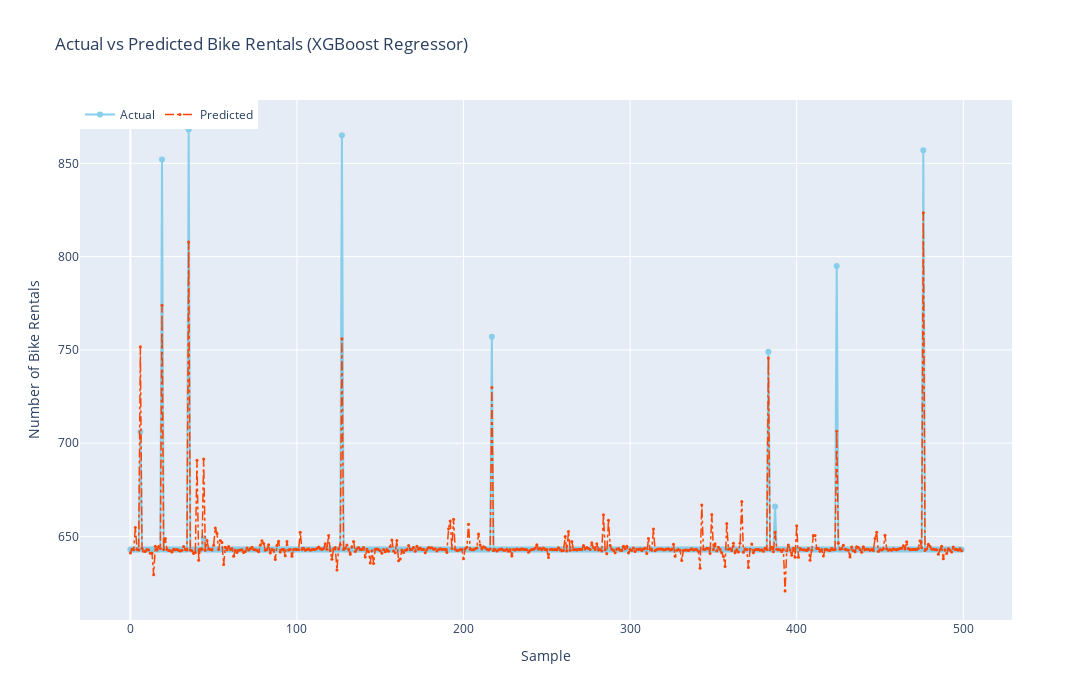

This figure's notebook cell:
### Markdown cell above
### ATTEMPT 1:

```
n_estimators_values = [200, 500]
learning_rate_values = [0.02,0.05]
max_depth_values = [12, 18]
min_child_weight_values = [15]
subsample_values = [0.8]
colsample_bytree_values = [0.2,0.4]
```

| Metric | Train   | Validation | Test    |
|--------|---------|------------|---------|
| MAE    | 2.0232  | 3.4166     | 3.1178  |
| MSE    | 42.5883 | 142.1871   | 135.3870|
| R2     | 0.9178  | 0.7158     | 0.7222  |

* The results are similar to Random Forest. Let's try to improve it.

### ATTEMPT 2 & 3:

```
n_estimators_values = [300]
learning_rate_values = [0.01]
max_depth_values = [12]
min_child_weight_values = [1, 2]
subsample_values = [0.8]
colsample_bytree_values = [0.6]
gamma_values = [0, 0.1]
lambda_values = [1, 10]
alpha_values = [1, 10]
```
```
n_estimators_values = [300]
learning_rate_values = [0.01, 0.05]
max_depth_values = [10, 12]
min_child_weight_values = [1, 2]
subsample_values = [0.8]
colsample_bytree_values = [0.4, 0.6]
gamma_values = [0, 0.1]
lambda_values = [1, 10]
alpha_values = [1, 10]
```

| Metric | Train   | Validation | Test    |
|--------|---------|------------|---------|
| MAE    | 1.3223  | 2.6211     | 2.4499  |
| MSE    | 35.1524 | 132.1773   | 135.8531|
| R2     | 0.9321  | 0.7358     | 0.7212  |

* We have slightly improved the MAE. It is clear that we have overfitting. 
* We have tried different approach as regularization Alpha and Lambda but the result is not significant better

### Code cell
pred_test_xgb = joblib.load('joblib_files/pred_xgb.plk')
plot_predictions(500, 'XGBoost Regressor', pred_test_xgb)

### Figure 1 — Plotly figure (JSON) as saved in the notebook; plotly's stock layout.template omitted (floating-point values rounded to 4 significant figures; data arrays with more than 128 entries replaced by an {"elided": "..."} marker saying what was removed)
{"data": [{"line": {"color": "skyblue"}, "marker": {"size": 6}, "mode": "lines+markers", "name": "Actual", "type": "scatter", "x": {"elided": "500 int values"}, "y": {"elided": "500 int values"}}, {"line": {"color": "orangered", "dash": "dashdot", "width": 1.5}, "marker": {"size": 3}, "mode": "lines+markers", "name": "Predicted", "type": "scatter", "x": {"elided": "500 int values"}, "y": {"elided": "500 float values"}}], "layout": {"height": 700, "legend": {"orientation": "h", "traceorder": "normal", "x": 0, "y": 1}, "showlegend": true, "title": {"text": "Actual vs Predicted Bike Rentals (XGBoost Regressor)"}, "width": 1200, "xaxis": {"title": {"text": "Sample"}}, "yaxis": {"title": {"text": "Number of Bike Rentals"}}}}
